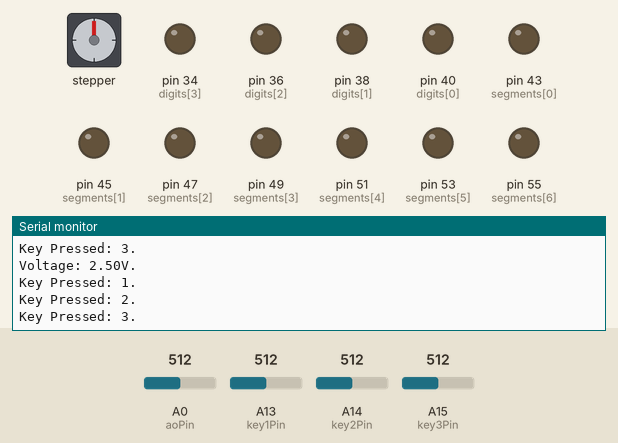
The sketch below on a simulated Arduino Mega 2560, built with avr-gcc and run on an emulated ATmega2560. Shown: stepper motor, output pins drawn as LEDs (lit = HIGH), the last lines printed to the serial monitor. Wiring (inferred from the names in the program): stepper motor (2048 steps per turn assumed): coils pin 46, pin 48, pin 50, pin 52. Inputs (shaded band) come from the test bench; at power-on: A13 (key1Pin) = 512, A0 (aoPin) = 512, A14 (key2Pin) = 512, A15 (key3Pin) = 512.

Above: at 1.2 s.
1.3 s: A13 (key1Pin) set to 488
At 1.65 s:
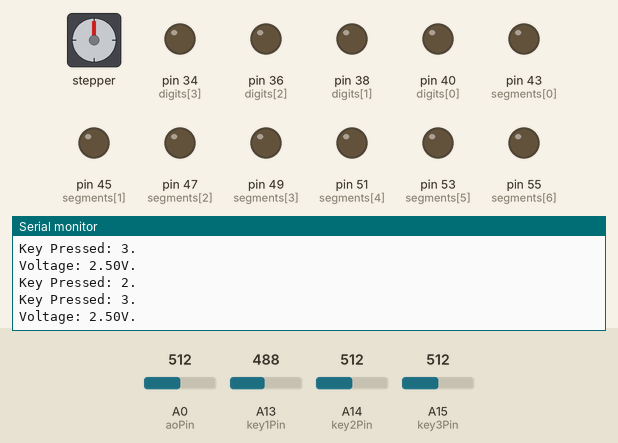
4.3 s: A13 (key1Pin) set to 510
At 4.38 s:
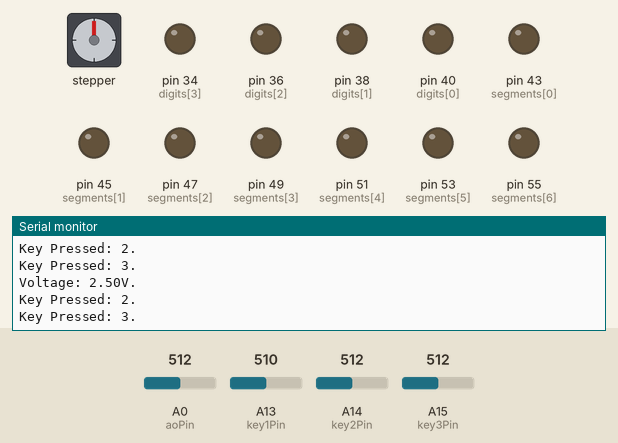
Timing chart, 0 to 7.3 s (numbered marks = the images above; inputs shaded):
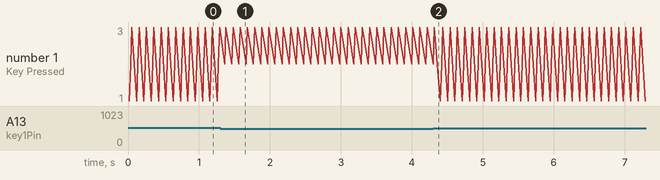

The sketch:

sketch_may2a.ino
```cpp
// Voltimeter
const int aoPin = A0;
const float voltage = (5.0 / 1023.0);

// Pulse Sensor
const int trigPin = 2;
const int echoPin = 3;
long duration;
int distance;

// Step Motor
const int in1Pin = 46;
const int in2Pin = 48;
const int in3Pin = 50;
const int in4Pin = 52;

// 3461BS-1 Display
const int segments[] = {43, 45, 47, 49, 51, 53, 55};
const int digits[] = {40, 38, 36, 34};
const int digitPatterns[10][7] = {
  {1, 1, 1, 1, 1, 1, 0}, // 0
  {0, 1, 1, 0, 0, 0, 0}, // 1
  {1, 1, 0, 1, 1, 0, 1}, // 2
  {1, 1, 1, 1, 0, 0, 1}, // 3
  {0, 1, 1, 0, 0, 1, 1}, // 4
  {1, 0, 1, 1, 0, 1, 1}, // 5
  {1, 0, 1, 1, 1, 1, 1}, // 6
  {1, 1, 1, 0, 0, 0, 0}, // 7
  {1, 1, 1, 1, 1, 1, 1}, // 8
  {1, 1, 1, 0, 0, 1, 1}  // 9
};

// Custom Keys
const int key1Pin = A13;
const int key2Pin = A14;
const int key3Pin = A15;


void setup() {
  // Voltimeter
  pinMode(aoPin, INPUT);

  // Pulse Sensor
  pinMode(trigPin, OUTPUT);
  pinMode(echoPin, INPUT);

  // Step Motor
  pinMode(in1Pin, OUTPUT);
  pinMode(in2Pin, OUTPUT);
  pinMode(in3Pin, OUTPUT);
  pinMode(in4Pin, OUTPUT);

  // 3461BS-1 Display
  for (int i = 0; i < 7; i++) {
    pinMode(segments[i], OUTPUT);
  }
  for (int i = 0; i < 4; i++) {
    pinMode(digits[i], OUTPUT);
  }

  // Custom Keys
  pinMode(key1Pin, INPUT);
  pinMode(key1Pin, INPUT);
  pinMode(key3Pin, INPUT);

  // Serial Init
  Serial.begin(9600);
}

void loop() {
  runVoltimeter();
  // runDisplay(voltimeterResponse);
  // runPulseSensor();
  // runStepMotorCW();
  // runStepMotorCCW();
  runCustomKeys();
  delay(100);
}

float runVoltimeter() {
  int sensorResponse = analogRead(aoPin);
  float voltageConverted = sensorResponse * (voltage);

  Serial.print("Voltage: ");
  Serial.print(voltageConverted);
  Serial.println("V.");

  return voltageConverted;
}

void runPulseSensor() {
  // Pulse Sensor
  digitalWrite(trigPin, LOW);
  delayMicroseconds(2);
  digitalWrite(trigPin, HIGH);
  delayMicroseconds(10);
  digitalWrite(trigPin, LOW);

  duration = pulseIn(echoPin, HIGH);
  distance = (duration * .0343) / 2;

  Serial.print("Distance: ");
  Serial.print(distance);
  Serial.println("cm");
}

void runStepMotorCW() {
  digitalWrite(in1Pin, HIGH);
  digitalWrite(in2Pin, LOW);
  digitalWrite(in3Pin, LOW);
  digitalWrite(in4Pin, LOW);
  delay(1000);
}

void runStepMotorCCW() {
  digitalWrite(in1Pin, LOW);
  digitalWrite(in2Pin, LOW);
  digitalWrite(in3Pin, LOW);
  digitalWrite(in4Pin, HIGH);
  delay(1000);
}

void runDisplay(float number) {
  int integerPart = (int)voltage;
  int decimalPart = (int)(voltage * 1000) % 1000;

  displayDigit(integerPart / 10, 0);
  displayDigit(integerPart % 10, 1);
  displayDigit(decimalPart / 100, 2);
  displayDigit(decimalPart / 10 % 10, 3);
}

void displayDigit(int digit, int position) {
  for (int i = 0; i < 7; i++) {
    digitalWrite(segments[i], digitPatterns[digit][i]);
  }

  digitalWrite(digits[position], HIGH);
}

void runCustomKeys() {
  int keyStatuses[3];

  keyStatuses[0] = analogRead(key1Pin);
  keyStatuses[1] = analogRead(key2Pin);
  keyStatuses[2] = analogRead(key3Pin);

  for(int i=0; i<3; i++) {
    // Serial.println(key1Status);
    if (keyStatuses[i] >= 500) {
      Serial.print("Key Pressed: ");
      Serial.print(i + 1);
      Serial.println(".");
    }
  }
}
```

Measured:
- the behaviour switches between 500 and 499 on A13 (key1Pin) (found by bisection; images 0 and 1)
- plotted number 1: 2 → 1 after the input at 4.3 s
